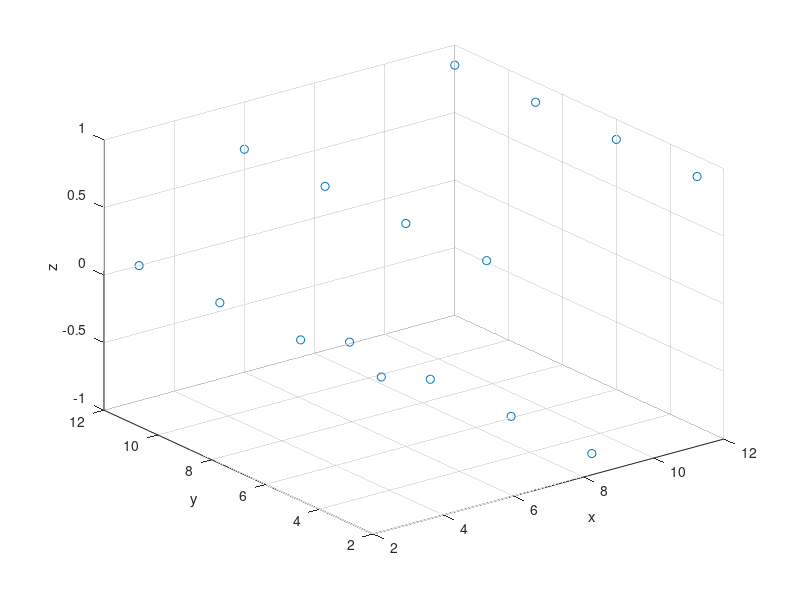

This chart was generated by the following MATLAB code:
WIDTH= 4
HEIGHT =4
PARTICLE_SEPARATION= 3;
INITIAL_Z=0;

particleArray= zeros(HEIGHT *WIDTH,3);
index=1;


vertical_lines=WIDTH;
DIVIDE_FACTOR=.2;
totaL_width=(vertical_lines-1)*PARTICLE_SEPARATION;
z_values=sin((0:PARTICLE_SEPARATION:totaL_width)./DIVIDE_FACTOR)

for i=1:HEIGHT
  
  for j=1:WIDTH
  zpos=z_values(j);
  xpos=j*PARTICLE_SEPARATION;
  ypos=i*PARTICLE_SEPARATION;
  
  
 
  
  particleArray(index,1)=xpos;
  particleArray(index,2)=ypos;
  particleArray(index,3)=zpos;
  index=index+1;
  
  endfor
endfor 

scatter3(particleArray(:,1),particleArray(:,2),particleArray(:,3));
xlabel("x");
ylabel("y");
zlabel("z");